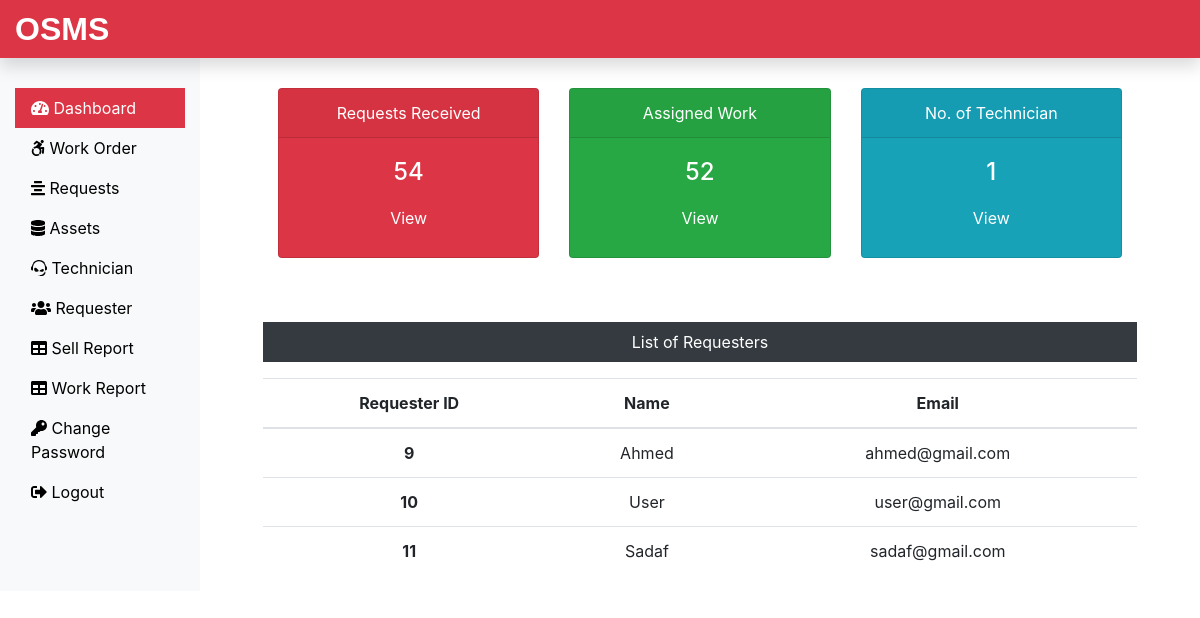
The app's page /Admin/dashboard.php (signed in) with its own data.
### tables this page shows
CREATE TABLE `requesterlogin_tb` (
  `r_login_id` int(11) NOT NULL,
  `r_name` varchar(60) NOT NULL,
  `r_email` varchar(60) NOT NULL,
  `r_password` varchar(60) NOT NULL
);

### Admin/dashboard.php (the view, shortened to what this page needs)
<?php
include('includes/header.php');
include('../dbConnection.php');
 $sql = "SELECT max(request_id) FROM submitrequest_tb";
 $result = $conn->query($sql);
 $row = mysqli_fetch_row($result);
 $submitrequest = $row[0];
 $sql = "SELECT max(request_id) FROM assignwork_tb";
 $result = $conn->query($sql);
 $row = mysqli_fetch_row($result);
 $assignwork = $row[0];
 $sql = "SELECT * FROM technician_tb";
 $result = $conn->query($sql);
 $totaltech = $result->num_rows;
?>
<div class="col-sm-9 col-md-10">
  <div class="row mx-5 text-center">
    <div class="col-sm-4 mt-5">
      <div class="card text-white bg-danger mb-3" style="max-width: 18rem;">
        <div class="card-header">Requests Received</div>
        <div class="card-body">
          <h4 class="card-title">
            <?php echo $submitrequest; ?>
          </h4>
          <a class="btn text-white" href="request.php">View</a>
        </div>
      </div>
    </div>
    <div class="col-sm-4 mt-5">
      <div class="card text-white bg-success mb-3" style="max-width: 18rem;">
        <div class="card-header">Assigned Work</div>
        <div class="card-body">
          <h4 class="card-title">
            <?php echo $assignwork; ?>
          </h4>
          <a class="btn text-white" href="work.php">View</a>
        </div>
      </div>
    </div>
    <div class="col-sm-4 mt-5">
      <div class="card text-white bg-info mb-3" style="max-width: 18rem;">
        <div class="card-header">No. of Technician</div>
        <div class="card-body">
          <h4 class="card-title">
            <?php echo $totaltech; ?>
          </h4>
          <a class="btn text-white" href="technician.php">View</a>
        </div>
      </div>
    </div>
  </div>
  <div class="mx-5 mt-5 text-center">
    <p class=" bg-dark text-white p-2">List of Requesters</p>
    <?php
    $sql = "SELECT * FROM requesterlogin_tb";
    $result = $conn->query($sql);
    if($result->num_rows > 0){
 echo '<table class="table">
  <thead>
   <tr>
    <th scope="col">Requester ID</th>
    <th scope="col">Name</th>
    <th scope="col">Email</th>
   </tr>
  </thead>
  <tbody>';
  while($row = $result->fetch_assoc()){
   echo '<tr>';
    echo '<th scope="row">'.$row["r_login_id"].'</th>';
    echo '<td>'. $row["r_name"].'</td>';
    echo '<td>'.$row["r_email"].'</td>';
  }
 echo '</tbody>
 </table>';
} else {
  echo "0 Result";
}
?>
  </div>
</div>
</div>
</div>
<?php
include('includes/footer.php');
?>

### css/custom.css (style rules this page uses)
a { color: black; }

### records on screen
requesterlogin_tb: r_login_id "9", r_name "Ahmed", r_email "ahmed@gmail.com"
requesterlogin_tb: r_login_id "10", r_name "User", r_email "user@gmail.com"
requesterlogin_tb: r_login_id "11", r_name "Sadaf", r_email "sadaf@gmail.com"

### other values on screen
$submitrequest "54"
$assignwork "52"
$totaltech "1"
